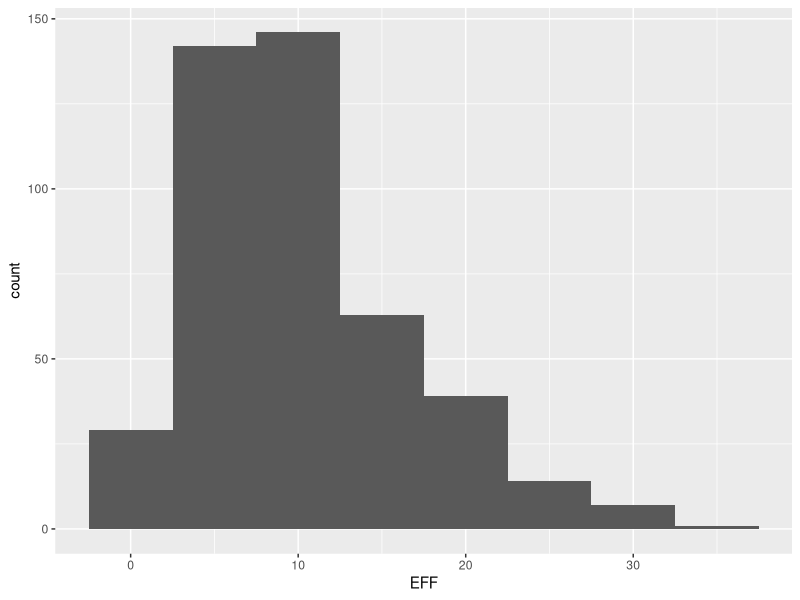
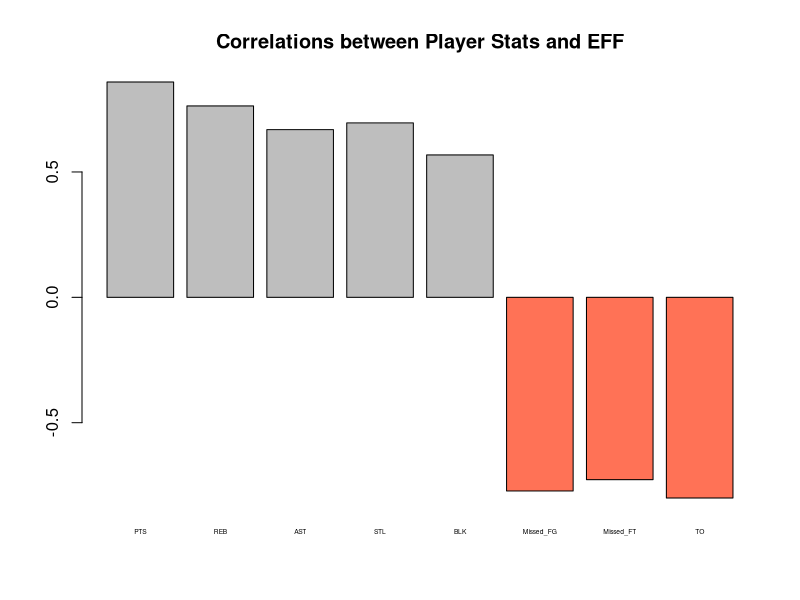
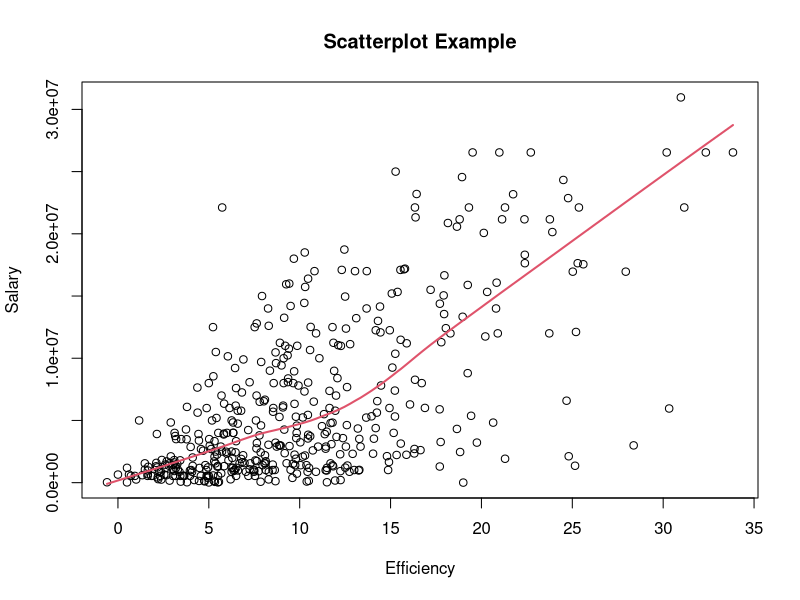
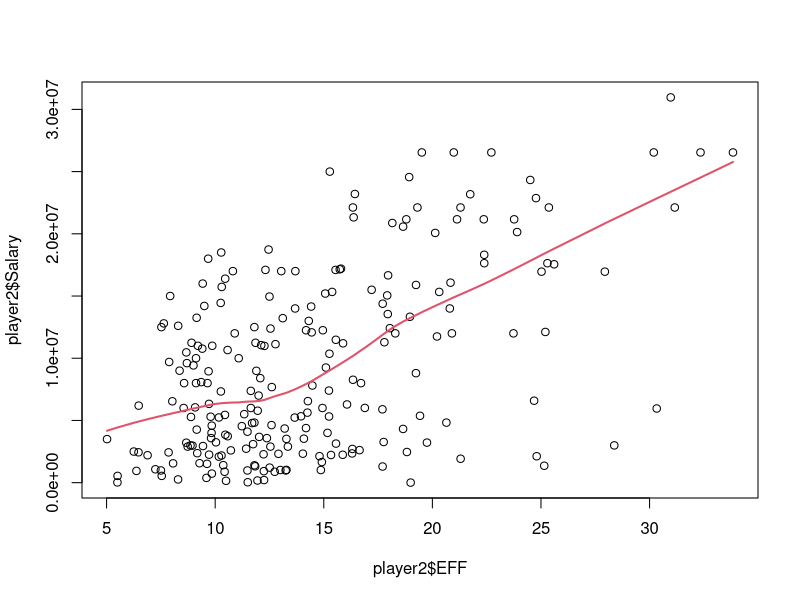

Write R code to recreate these figures, in order.
## ---- chunk 1
#install.packages("readr")
library("readr")
library("dplyr")
library("ggplot2")
## ---- chunk 2
dat <- read.csv("data/nba2017-player-statistics.csv", 
                colClasses = c("Player"="character", "Team"="character", "Experience"="character", "Position"="factor", "Salary"="double"))
## ---- chunk 3
nba <- read_csv("data/nba2017-player-statistics.csv",
                col_types = cols(Player = col_character(), Team = col_character(), Experience = col_integer(), Position = col_factor(levels = c("PG", "SG", "SF", "PF", "C")), Salary = col_double()))
## ---- chunk 4
str(dat)
str(nba)
## ---- chunk 5
dat$Experience[dat$Experience=="R"] = 0
dat$Experience = as.integer(dat$Experience)
dat$Experience
## ---- chunk 6
dat$Missed_FG <- dat$FGA - dat$FGM
dat$Missed_FG
## ---- chunk 7
dat$Missed_FT <- dat$FTA - dat$FTM
dat$Missed_FT
## ---- chunk 8
dat$PTS <- dat$Points3*3 + dat$Points2*2 + dat$FTM
dat$PTS
## ---- chunk 9
dat$REB <- dat$DREB + dat$OREB
dat$REB
## ---- chunk 10
dat$MPG <- dat$MIN / dat$GP
dat$MPG
## ---- chunk 11
dat$EFF <- (dat$PTS + dat$REB + dat$AST + dat$STL + dat$BLK - dat$Missed_FG - dat$Missed_FT - dat$TO) / dat$GP
## ---- chunk 12
summary(dat$EFF)
ggplot(data = dat, aes(EFF)) + geom_histogram(binwidth = 5)
## ---- chunk 13
slice(arrange(dat, desc(EFF)), 1:10)
## ---- chunk 14
negEFF <- filter(dat, EFF<0)
negEFF[, "Player"]
## ---- chunk 15
cor1 <- cor(dat$EFF, dat$PTS)
cor1
## ---- chunk 16
cor2 <- cor(dat$EFF, dat$REB)
cor2
## ---- chunk 17
cor3 <- cor(dat$EFF, dat$AST)
cor3
## ---- chunk 18
cor4 <- cor(dat$EFF, dat$STL)
cor4
## ---- chunk 19
cor5 <- cor(dat$EFF, dat$BLK)
cor5
## ---- chunk 20
cor6 <- -cor(dat$EFF, dat$Missed_FG)
cor6
## ---- chunk 21
cor7 <- -cor(dat$EFF, dat$Missed_FT)
cor7
## ---- chunk 22
cor8 <- -cor(dat$EFF, dat$TO)
cor8
## ---- chunk 23
correlations <- c(cor1, cor2, cor3, cor4, cor5, cor6, cor7, cor8)
cols <- c("coral1", "grey")[(correlations > 0) + 1]
barplot(correlations, main = "Correlations between Player Stats and EFF", names.arg = c("PTS", "REB", "AST", "STL", "BLK", "Missed_FG", "Missed_FT", "TO"), cex.names = 0.4, col = cols)
## ---- chunk 24
eff_plot = plot(x = dat$EFF, y = dat$Salary, main="Scatterplot Example", xlab="Efficiency", ylab="Salary")
lines(lowess(dat$EFF, dat$Salary), col=2, lwd=2)

## ---- chunk 25
cor(dat$EFF, dat$Salary)
## ---- chunk 26
player2 <- filter(dat, MPG>20)
player2
## ---- chunk 27
plot(player2$EFF, player2$Salary)
lines(lowess(player2$EFF, player2$Salary), col=2, lwd=2)
## ---- chunk 28
cor(player2$EFF, player2$Salary)
